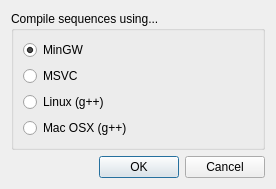
<ui version="4.0" >
 <class>STConfigurationDlg</class>
 <widget class="QDialog" name="STConfigurationDlg" >
  <property name="geometry" >
   <rect>
    <x>0</x>
    <y>0</y>
    <width>276</width>
    <height>173</height>
   </rect>
  </property>
  <property name="windowTitle" >
   <string>SequenceTree Configuration</string>
  </property>
  <layout class="QVBoxLayout" name="verticalLayout" >
   <item>
    <widget class="QGroupBox" name="groupBox" >
     <property name="title" >
      <string>Compile sequences using...</string>
     </property>
     <layout class="QVBoxLayout" >
      <item>
       <widget class="QRadioButton" name="mingw_button" >
        <property name="text" >
         <string>MinGW</string>
        </property>
        <property name="checked" >
         <bool>true</bool>
        </property>
       </widget>
      </item>
      <item>
       <widget class="QRadioButton" name="msvc_button" >
        <property name="text" >
         <string>MSVC</string>
        </property>
       </widget>
      </item>
      <item>
       <widget class="QRadioButton" name="linux_button" >
        <property name="text" >
         <string>Linux (g++)</string>
        </property>
       </widget>
      </item>
      <item>
       <widget class="QRadioButton" name="mac_button" >
        <property name="text" >
         <string>Mac OSX (g++)</string>
        </property>
       </widget>
      </item>
     </layout>
    </widget>
   </item>
   <item>
    <widget class="QDialogButtonBox" name="buttonBox" >
     <property name="orientation" >
      <enum>Qt::Horizontal</enum>
     </property>
     <property name="standardButtons" >
      <set>QDialogButtonBox::Cancel|QDialogButtonBox::Ok</set>
     </property>
    </widget>
   </item>
  </layout>
 </widget>
 <resources/>
 <connections>
  <connection>
   <sender>buttonBox</sender>
   <signal>accepted()</signal>
   <receiver>STConfigurationDlg</receiver>
   <slot>accept()</slot>
   <hints>
    <hint type="sourcelabel" >
     <x>248</x>
     <y>254</y>
    </hint>
    <hint type="destinationlabel" >
     <x>157</x>
     <y>274</y>
    </hint>
   </hints>
  </connection>
  <connection>
   <sender>buttonBox</sender>
   <signal>rejected()</signal>
   <receiver>STConfigurationDlg</receiver>
   <slot>reject()</slot>
   <hints>
    <hint type="sourcelabel" >
     <x>316</x>
     <y>260</y>
    </hint>
    <hint type="destinationlabel" >
     <x>286</x>
     <y>274</y>
    </hint>
   </hints>
  </connection>
 </connections>
</ui>
